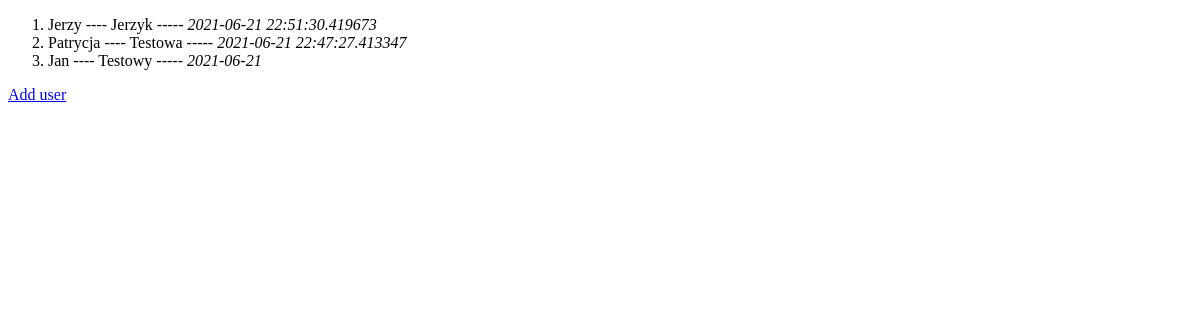
/users, run on an earlier commit of the app's database.
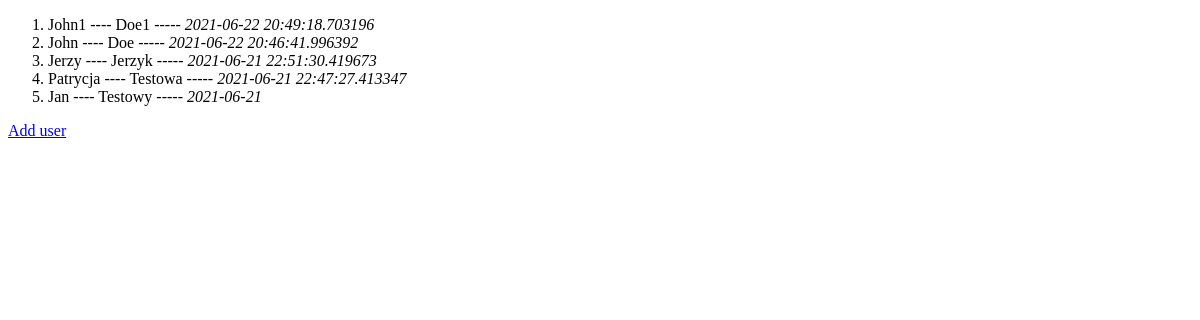
And on a later commit of the database.
### tables this page shows
CREATE TABLE users (
  id INTEGER PRIMARY KEY AUTOINCREMENT,
  name TEXT UNIQUE NOT NULL,
  surname TEXT UNIQUE NOT NULL,
  data_dodania datetime NOT NULL
);

### main.py (the view, shortened to what this page needs)
@app.route('/users', methods=['GET', 'POST'])
def users():
    error=None
    db = get_db()
    kursor = db.execute('SELECT * FROM users ORDER BY data_dodania DESC;')
    users = kursor.fetchall()  #fetchall zwraca dane w formie listy
    return render_template('user.html', users=users, error=error)

### main.py (called while the page is built)
def get_db():
    if not g.get('db'):  # jezeli brak połączenia to je tworzymy
        conn = sqlite3.connect(app.config['DATABASE'])
        conn.row_factory = sqlite3.Row
        g.db = conn  # zapisujemy połączenie w kontekście aplikacji
    return g.db  # zwracamy połączenie z bazą

### templates/user.html (shortened to what this page needs)
<!DOCTYPE html>
<html lang="en">
<head>
</head>
<body>
    <ol>
        {% for user in users %}
            <li>
                {{user.name}} ---- {{user.surname}} ----- <em> {{user.data_dodania}}</em>
            </li>
            {% endfor %}
    </ol>
    <p><a href="{{url_for('index')}}">Add user</a></p>
</body>
</html>

What changed in the data, as far as the page shows it:
added users: name "John1", surname "Doe1", data_dodania "2021-06-22 20:49:18.703196"
added users: name "John", surname "Doe", data_dodania "2021-06-22 20:46:41.996392"
